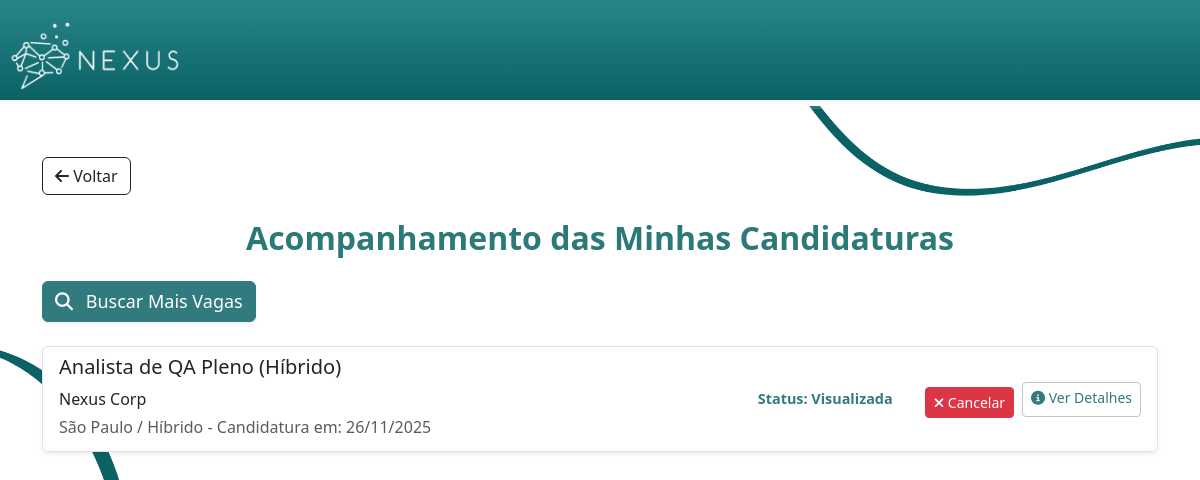
The page /minhas-candidaturas (signed in) on the database its author committed.
### models.py (models this page shows, shortened)
class Vaga(db.Model):
    __tablename__ = 'vagas'
    id = db.Column(db.Integer, primary_key=True)
    empresa_id = db.Column(db.Integer, db.ForeignKey('empresas.id'), nullable=False)
    titulo = db.Column(db.String(150), nullable=False)
    descricao = db.Column(db.Text, nullable=False)
    requisitos = db.Column(db.Text)
    local = db.Column(db.String(150))
    salario = db.Column(db.Numeric(10,2))

class Empresa(db.Model):
    __tablename__ = 'empresas'
    id = db.Column(db.Integer, primary_key=True)
    usuario_id = db.Column(db.Integer, db.ForeignKey('usuarios.id'), unique=True, nullable=False)
    nome_empresa = db.Column(db.String(150), nullable=False)
    endereco = db.Column(db.String(200))
    cidade = db.Column(db.String(100))
    estado = db.Column(db.String(100))
    cep = db.Column(db.String(15))
    descricao = db.Column(db.Text)
    site = db.Column(db.String(200))
    cnpj = db.Column(db.String(50), unique=True)
    usuario = db.relationship('Usuario', backref=db.backref('empresa', uselist=False))
    vagas = db.relationship('Vaga', backref='empresa', lazy='dynamic')

class Candidatura(db.Model):
    __tablename__ = 'candidaturas'
    id = db.Column(db.Integer, primary_key=True)
    profissional_id = db.Column(db.Integer, db.ForeignKey('profissionais.id'), nullable=False)
    vaga_id = db.Column(db.Integer, db.ForeignKey('vagas.id'), nullable=False)
    data_candidatura = db.Column(db.DateTime, default=db.func.current_timestamp())
    status = db.Column(db.String(50), default='Pendente', nullable=False) # Ex: Pendente, Visualizada, Aceita, Rejeitada
    profissional = db.relationship('Profissional', backref='candidaturas')
    vaga = db.relationship('Vaga', backref='candidaturas')

### app.py (the view)
@app.route('/minhas-candidaturas')
def minhas_candidaturas():
    if session.get('tipo_conta') != 'profissional':
        return redirect(url_for('index'))
    profissional = Profissional.query.filter_by(usuario_id=session['usuario_id']).first()
    if not profissional:
        return redirect(url_for('index'))
    candidaturas = Candidatura.query.filter(
        Candidatura.profissional_id == profissional.id
    ).order_by(Candidatura.data_candidatura.desc()).all()
    candidaturas_data = []
    for c in candidaturas:
        vaga = Vaga.query.get(c.vaga_id)
        if vaga:
            candidaturas_data.append({
                'vaga': vaga,
                'status': c.status,
                'data_candidatura': c.data_candidatura
            })
    return render_template(
        'VagasCandidatos.html',
        candidaturas=candidaturas_data,
        tipo_conta='profissional',
        titulo_secao="Minhas Candidaturas"
    )

### app.py (called while the page is built)
@app.after_request
def add_security_headers(response):
    return response

### templates/VagasCandidatos.html (shortened to what this page needs)
<html>
<head>
    <link rel="stylesheet" href="https://cdnjs.cloudflare.com/ajax/libs/font-awesome/6.5.1/css/all.min.css"
 />
    <link href="{{ url_for('static', filename='Estilo.css') }}" rel="stylesheet">
    <link href="https://cdn.jsdelivr.net/npm/bootstrap@5.3.3/dist/css/bootstrap.min.css" rel="stylesheet">
    {% macro get_status_color(status) %}
        {% if status == 'Aprovado' %}success
        {% elif status == 'Em Entrevista' %}info
        {% elif status == 'Rejeitado' %}danger
        {% elif status == 'Visualizada' %}primary
        {% else %}secondary
        {% endif %}
    {% endmacro %}
</head>
<body id="corpoInicio2">
    <header id="cabecalhoIndex">
        <a href="{{ url_for('index') }}">
            <img id="logoheader" src="{{ url_for('static', filename='images/logo-branco.png') }}" alt="Logo Nexus">
        </a>
    </header>
    <div id="degradeCabecalhoIndex2"></div>
    <main class="container my-5">
        <a href="javascript:history.back()" class="btn btn-outline-dark mb-4">
            <i class="fa-solid fa-arrow-left"></i> Voltar
        </a>
        <h1 class="titulo-pagina text-center mb-4">Acompanhamento das Minhas Candidaturas</h1>
        <a href="{{ url_for('index') }}" class="btn btn-primary mb-4 shadow-sm" id="botaoPublicar">
            <i class="fa-solid fa-search me-2"></i> Buscar Mais Vagas
        </a>
        <div class="list-group">
            {% for item in candidaturas %}
            {% set vaga = item.vaga %}
            {% set status = item.status %}
            <div class="list-group-item list-group-item-action d-flex flex-column flex-md-row justify-content-between align-items-md-center mb-2 rounded-lg shadow-sm">
                <div class="mb-2 mb-md-0">
                    <h5>{{ vaga.titulo }}</h5>
                    <p class="mb-1 text-dark">{{ vaga.empresa.nome_empresa }}</p>
                    <p class="mb-1 text-muted">{{ vaga.local }} - Candidatura em: {{
                        item.data_candidatura.strftime('%d/%m/%Y') if item.data_candidatura else 'N/A' }}</p>
                </div>
                <div class="text-start text-md-end d-flex flex-column flex-md-row gap-2 align-items-center">
                    <span class="badge rounded-pill bg-{{ get_status_color(item.status) }} p-3 me-md-2" id="spanStatus">
                     Status: {{ item.status }}
                    </span>
                <form action="{{ url_for('cancelar_candidatura', vaga_id=item.vaga.id) }}" method="POST" onsubmit="return confirm('Tem certeza que deseja cancelar sua candidatura para {{ item.vaga.titulo }}?');">
                  <button type="submit" class="btn btn-danger btn-sm" style="margin-top: 25%;">
                    <i class="fa-solid fa-xmark"></i> Cancelar
                  </button>
                </form>
            <a href="{{ url_for('detalhe', tipo='vaga', id=item.vaga.id) }}" class="btn btn-info btn-sm" id="botaoDetalhesVaga">
            <i class="fa-solid fa-circle-info"></i> Ver Detalhes
            </a>
            </div>
        </div>
            {% endfor %}
        </div>
    </main>
</body>
</html>

### static/Estilo.css (style rules this page uses)
#corpoInicio2 { background-color: white; background-image: url(../static/images/ELEMENTO2.png); background-size: 100%; background-repeat: no-repeat; background-position: center; }
#logoheader { width: auto; height: auto; max-height: 100px; margin: 0; }
#cabecalhoIndex { background-color: #268a8d; color: white; font-family: Cambria, Cochin, Georgia, Times, 'Times New Roman', serif; width: 100%; border-bottom: 6px solid transparent; background-image: linear-gradient(#278588, #0B6265), linear-gradient(to bottom, #0B6265, #ffffff); background-origin: padding-box, border-box; background-clip: padding-box, border-box; }
.titulo-pagina { font-weight: 700; color: #2b7a78; margin-bottom: 50px; }
#degradeCabecalhoIndex2 { background: linear-gradient(to right, transparent, rgba(255, 255, 255, 0.2)); height: 3px; }
.titulo-pagina { font-weight: 700; color: #2b7a78; margin-bottom: 1rem; font-size: 2rem; }
.titulo-pagina { font-weight: 700; font-size: 2rem; color: #2b7a78; }
#botaoPublicar { color: white; background-color: #317a7e; border-color: #317a7e; font-size: large; text-align: center; }
#botaoDetalhesVaga { background-color: white; color: #317a7e; border-color: #c4c4c4; position: relative; height: 35px; }
#spanStatus { font-size: 0.9em; color: #317a7e; }

### rows shown on the page
Candidatura: data_candidatura "26/11/2025", status "Visualizada"
Vaga: titulo "Analista de QA Pleno (Híbrido)", local "São Paulo / Híbrido"
Empresa: empresa.nome_empresa "Nexus Corp"
